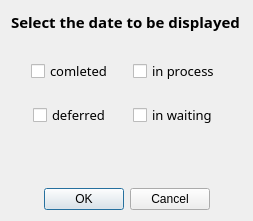
<?xml version="1.0" encoding="UTF-8"?>
<ui version="4.0">
 <class>SetProxyParam</class>
 <widget class="QDialog" name="SetProxyParam">
  <property name="geometry">
   <rect>
    <x>0</x>
    <y>0</y>
    <width>253</width>
    <height>221</height>
   </rect>
  </property>
  <property name="windowTitle">
   <string>Filter</string>
  </property>
  <property name="layoutDirection">
   <enum>Qt::LeftToRight</enum>
  </property>
  <property name="sizeGripEnabled">
   <bool>false</bool>
  </property>
  <property name="modal">
   <bool>false</bool>
  </property>
  <layout class="QVBoxLayout" name="verticalLayout" stretch="0,1,0">
   <item>
    <widget class="QLabel" name="label">
     <property name="font">
      <font>
       <family>Segoe Print</family>
       <pointsize>11</pointsize>
       <weight>75</weight>
       <bold>true</bold>
      </font>
     </property>
     <property name="frameShape">
      <enum>QFrame::NoFrame</enum>
     </property>
     <property name="frameShadow">
      <enum>QFrame::Plain</enum>
     </property>
     <property name="text">
      <string>Select the date to be displayed</string>
     </property>
     <property name="scaledContents">
      <bool>false</bool>
     </property>
     <property name="alignment">
      <set>Qt::AlignLeading|Qt::AlignLeft|Qt::AlignTop</set>
     </property>
    </widget>
   </item>
   <item>
    <layout class="QFormLayout" name="formLayout">
     <property name="labelAlignment">
      <set>Qt::AlignCenter</set>
     </property>
     <property name="formAlignment">
      <set>Qt::AlignCenter</set>
     </property>
     <property name="horizontalSpacing">
      <number>20</number>
     </property>
     <property name="verticalSpacing">
      <number>20</number>
     </property>
     <property name="leftMargin">
      <number>20</number>
     </property>
     <property name="bottomMargin">
      <number>35</number>
     </property>
     <item row="0" column="0">
      <widget class="QCheckBox" name="m_pCheckCompleted">
       <property name="font">
        <font>
         <family>Segoe Print</family>
         <pointsize>10</pointsize>
        </font>
       </property>
       <property name="text">
        <string>comleted</string>
       </property>
      </widget>
     </item>
     <item row="0" column="1">
      <widget class="QCheckBox" name="m_pCheckProcess">
       <property name="font">
        <font>
         <family>Segoe Print</family>
         <pointsize>10</pointsize>
        </font>
       </property>
       <property name="text">
        <string>in process</string>
       </property>
      </widget>
     </item>
     <item row="1" column="0">
      <widget class="QCheckBox" name="m_pCheckDeferred">
       <property name="font">
        <font>
         <family>Segoe Print</family>
         <pointsize>10</pointsize>
        </font>
       </property>
       <property name="text">
        <string>deferred</string>
       </property>
      </widget>
     </item>
     <item row="1" column="1">
      <widget class="QCheckBox" name="m_pCheckWaiting">
       <property name="font">
        <font>
         <family>Segoe Print</family>
         <pointsize>10</pointsize>
        </font>
       </property>
       <property name="text">
        <string>in waiting</string>
       </property>
      </widget>
     </item>
    </layout>
   </item>
   <item>
    <widget class="QDialogButtonBox" name="buttonBox">
     <property name="orientation">
      <enum>Qt::Horizontal</enum>
     </property>
     <property name="standardButtons">
      <set>QDialogButtonBox::Cancel|QDialogButtonBox::Ok</set>
     </property>
     <property name="centerButtons">
      <bool>true</bool>
     </property>
    </widget>
   </item>
  </layout>
 </widget>
 <resources/>
 <connections>
  <connection>
   <sender>buttonBox</sender>
   <signal>accepted()</signal>
   <receiver>SetProxyParam</receiver>
   <slot>accept()</slot>
   <hints>
    <hint type="sourcelabel">
     <x>248</x>
     <y>254</y>
    </hint>
    <hint type="destinationlabel">
     <x>157</x>
     <y>274</y>
    </hint>
   </hints>
  </connection>
  <connection>
   <sender>buttonBox</sender>
   <signal>rejected()</signal>
   <receiver>SetProxyParam</receiver>
   <slot>reject()</slot>
   <hints>
    <hint type="sourcelabel">
     <x>316</x>
     <y>260</y>
    </hint>
    <hint type="destinationlabel">
     <x>286</x>
     <y>274</y>
    </hint>
   </hints>
  </connection>
 </connections>
</ui>
